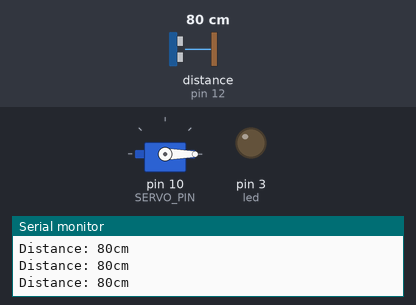
The sketch below on a simulated Arduino Uno, built with avr-gcc and run on an emulated ATmega328P. Shown: servo, output pins drawn as LEDs (lit = HIGH), the last lines printed to the serial monitor. Wiring (inferred from the names in the program): ultrasonic range finder: trigger pin 11; echo pin 12. The inputs (shaded band) are chosen by the test bench; at power-on: distance to the obstacle (sensor on pin 12) 80 cm. The echo pulse lasts 58.3 µs per cm; pins used as bus, display or sensor lines are not drawn.

Above: at 1.2 s.
1.3 s: distance to the obstacle (sensor on pin 12) set to 21 cm
2.8 s: distance to the obstacle (sensor on pin 12) set to 17 cm
At 3.3 s:
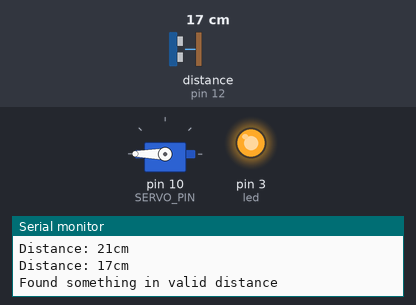
Timing chart, 0 to 5.8 s (numbered marks = the images above; inputs shaded):
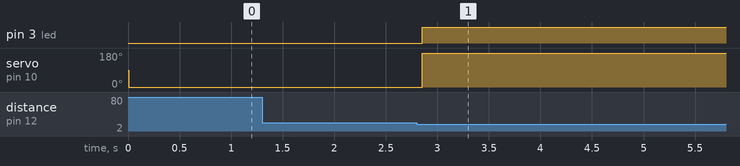

Measured:
- the behaviour switches between 20 and 19 cm on distance to the obstacle (sensor on pin 12) (found by bisection; images 0 and 1)
- after the input at 2.8 s, pin 3 (led): LOW → HIGH after 0.05 s; servo on pin 10 (SERVO_PIN): 0° → 180° after 0.05 s

The sketch:

source_code.ino
```cpp
#include <Servo.h>

// ==== Pin setup ====
const uint8_t SERVO_PIN = 10;
const uint8_t TRIG_PIN  = 11;
const uint8_t ECHO_PIN  = 12;
const uint8_t led = 3;

// ==== Objects ====
Servo myservo;

// ==== Helpers ====
long getDistanceCm() {
  // Phát xung trigger: LOW 2µs -> HIGH 10µs -> LOW
  digitalWrite(TRIG_PIN, LOW);
  delayMicroseconds(2);
  digitalWrite(TRIG_PIN, HIGH);
  delayMicroseconds(10);
  digitalWrite(TRIG_PIN, LOW);

  // Đo xung phản hồi; timeout 30ms ~ 5m
  unsigned long dur = pulseIn(ECHO_PIN, HIGH, 30000UL);
  if (dur == 0) {
    // Không nhận được echo trong timeout
    return -1;
  }

  // Tốc độ âm thanh ~ 343 m/s => 29.1 µs/cm (khứ hồi nên chia 2)
  // Công thức chuẩn: distance(cm) = dur / 58.0
  long cm = lround(dur / 58.0);
  return cm;
}


void setup() {
  Serial.begin(9600);
  myservo.attach(SERVO_PIN);
  pinMode(led,OUTPUT);
  pinMode(TRIG_PIN, OUTPUT);
  pinMode(ECHO_PIN, INPUT);

  // Đặt trạng thái ban đầu
  digitalWrite(TRIG_PIN, LOW);
  myservo.write(90);
  digitalWrite(led,LOW);
}

void loop() {
  long d = getDistanceCm();
  if(d>0){
    Serial.print("Distance: ");
    Serial.print(d);
    Serial.println("cm");
  }else{
    Serial.println("Distance: -- (no echo)");
  }
  if (d>0 && d<20){
    Serial.println("Found something in valid distance");
    myservo.write(180);
    digitalWrite(led,HIGH);
    delay(15000);
    Serial.println("returning to 0");
    digitalWrite(led,LOW);
    myservo.write(0);
  }else{
    myservo.write(0);
  }
  delay(200);
}
```
